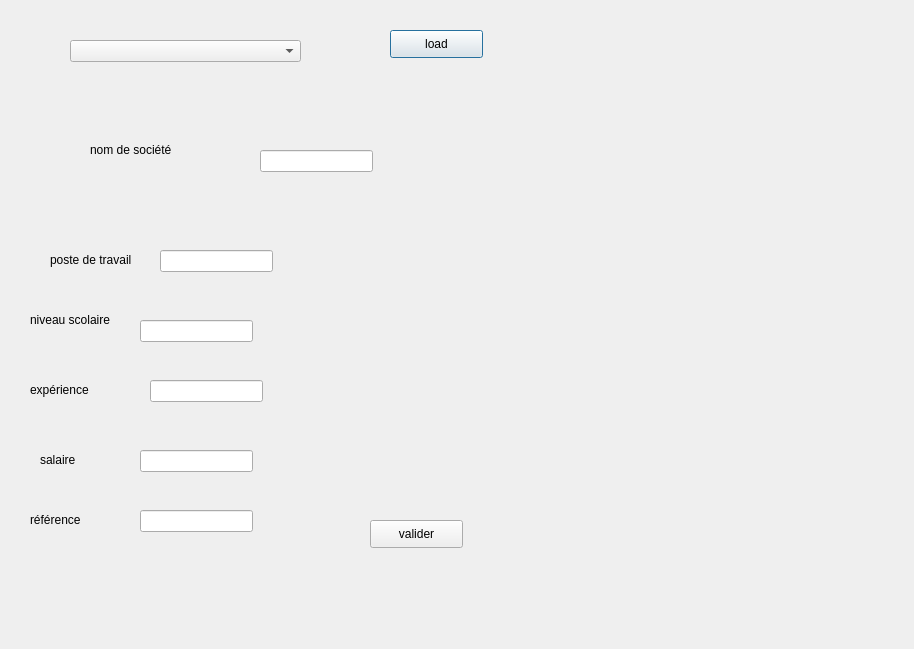
<?xml version="1.0" encoding="UTF-8"?>
<ui version="4.0">
 <class>Dialog</class>
 <widget class="QDialog" name="Dialog">
  <property name="geometry">
   <rect>
    <x>0</x>
    <y>0</y>
    <width>914</width>
    <height>649</height>
   </rect>
  </property>
  <property name="windowTitle">
   <string>Dialog</string>
  </property>
  <widget class="QComboBox" name="comboBox_modifier_2">
   <property name="geometry">
    <rect>
     <x>70</x>
     <y>40</y>
     <width>231</width>
     <height>22</height>
    </rect>
   </property>
  </widget>
  <widget class="QPushButton" name="load_modifier_2">
   <property name="geometry">
    <rect>
     <x>390</x>
     <y>30</y>
     <width>93</width>
     <height>28</height>
    </rect>
   </property>
   <property name="text">
    <string>load</string>
   </property>
  </widget>
  <widget class="QPushButton" name="valider_modifier_2">
   <property name="geometry">
    <rect>
     <x>370</x>
     <y>520</y>
     <width>93</width>
     <height>28</height>
    </rect>
   </property>
   <property name="text">
    <string>valider</string>
   </property>
  </widget>
  <widget class="QLineEdit" name="nom_modifier_2">
   <property name="geometry">
    <rect>
     <x>260</x>
     <y>150</y>
     <width>113</width>
     <height>22</height>
    </rect>
   </property>
  </widget>
  <widget class="QLineEdit" name="poste_modifier_3">
   <property name="geometry">
    <rect>
     <x>160</x>
     <y>250</y>
     <width>113</width>
     <height>22</height>
    </rect>
   </property>
  </widget>
  <widget class="QLineEdit" name="niveau_modifier_3">
   <property name="geometry">
    <rect>
     <x>140</x>
     <y>320</y>
     <width>113</width>
     <height>22</height>
    </rect>
   </property>
  </widget>
  <widget class="QLineEdit" name="experience_modifier_3">
   <property name="geometry">
    <rect>
     <x>150</x>
     <y>380</y>
     <width>113</width>
     <height>22</height>
    </rect>
   </property>
  </widget>
  <widget class="QLineEdit" name="salaire_modifier_3">
   <property name="geometry">
    <rect>
     <x>140</x>
     <y>450</y>
     <width>113</width>
     <height>22</height>
    </rect>
   </property>
  </widget>
  <widget class="QLineEdit" name="reference_modifier_3">
   <property name="geometry">
    <rect>
     <x>140</x>
     <y>510</y>
     <width>113</width>
     <height>22</height>
    </rect>
   </property>
  </widget>
  <widget class="QLabel" name="label_31">
   <property name="geometry">
    <rect>
     <x>90</x>
     <y>140</y>
     <width>101</width>
     <height>20</height>
    </rect>
   </property>
   <property name="text">
    <string>nom de société</string>
   </property>
  </widget>
  <widget class="QLabel" name="label_32">
   <property name="geometry">
    <rect>
     <x>50</x>
     <y>250</y>
     <width>101</width>
     <height>20</height>
    </rect>
   </property>
   <property name="text">
    <string>poste de travail</string>
   </property>
  </widget>
  <widget class="QLabel" name="label_33">
   <property name="geometry">
    <rect>
     <x>30</x>
     <y>310</y>
     <width>91</width>
     <height>20</height>
    </rect>
   </property>
   <property name="text">
    <string>niveau scolaire</string>
   </property>
  </widget>
  <widget class="QLabel" name="label_34">
   <property name="geometry">
    <rect>
     <x>30</x>
     <y>380</y>
     <width>81</width>
     <height>20</height>
    </rect>
   </property>
   <property name="text">
    <string>expérience</string>
   </property>
  </widget>
  <widget class="QLabel" name="label_35">
   <property name="geometry">
    <rect>
     <x>40</x>
     <y>450</y>
     <width>81</width>
     <height>20</height>
    </rect>
   </property>
   <property name="text">
    <string>salaire</string>
   </property>
  </widget>
  <widget class="QLabel" name="label_36">
   <property name="geometry">
    <rect>
     <x>30</x>
     <y>510</y>
     <width>81</width>
     <height>20</height>
    </rect>
   </property>
   <property name="text">
    <string>référence</string>
   </property>
  </widget>
 </widget>
 <resources/>
 <connections/>
</ui>
